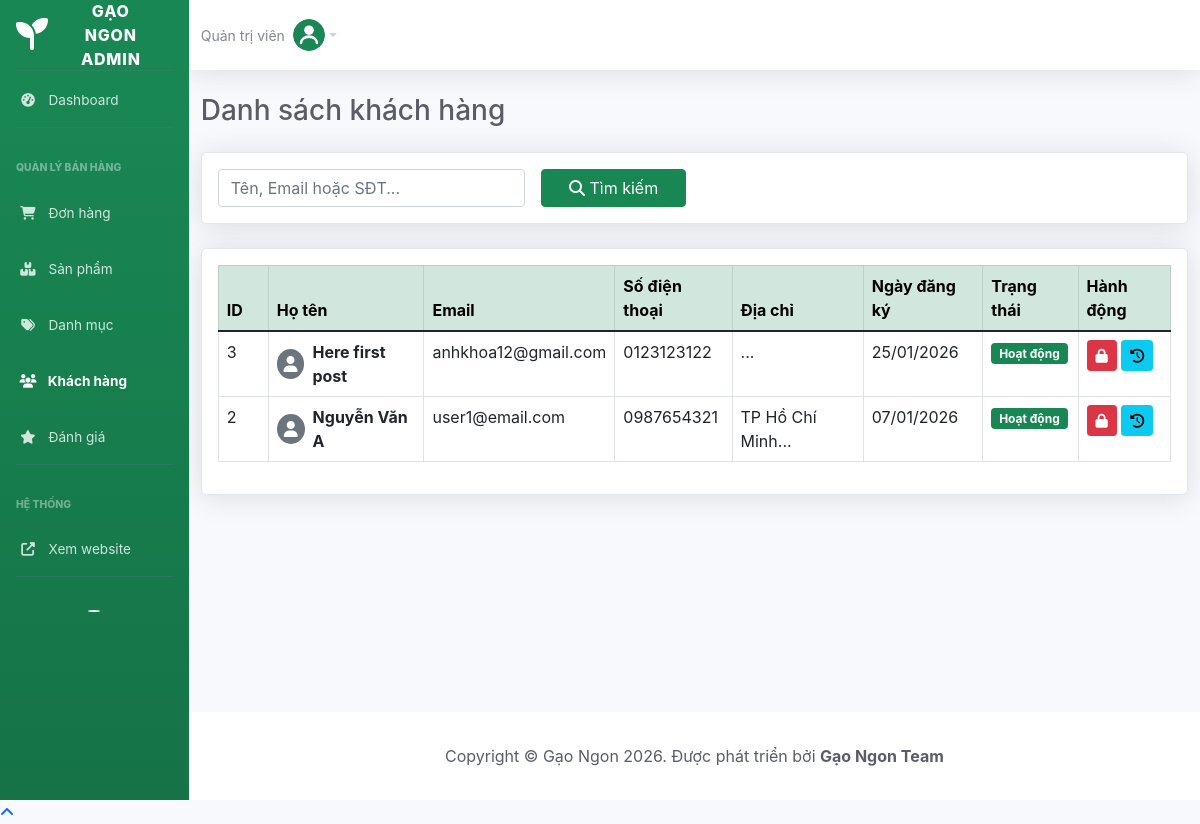
The page /admin/customers.php (signed in) on the database its author committed.
### tables this page shows
CREATE TABLE `users` (
  `id` int(11) NOT NULL,
  `username` varchar(50) NOT NULL,
  `email` varchar(100) NOT NULL,
  `password` varchar(255) NOT NULL,
  `full_name` varchar(100) DEFAULT NULL,
  `phone` varchar(20) DEFAULT NULL,
  `address` text DEFAULT NULL,
  `avatar` varchar(255) DEFAULT NULL,
  `role` enum('user','admin') DEFAULT 'user',
  `status` enum('active','inactive') DEFAULT 'active',
  `created_at` timestamp NOT NULL DEFAULT current_timestamp(),
  `updated_at` timestamp NOT NULL DEFAULT current_timestamp() ON UPDATE current_timestamp()
);

### includes/db.php (called while the page is built, shortened)
<?php
class Database {
    private static $instance = null;
    private $connection;
    public static function getInstance() {
        if (self::$instance === null) {
            self::$instance = new Database();
        }
        return self::$instance;
    }
    private function connect() {
        try {
            $this->connection = new mysqli(DB_HOST, DB_USER, DB_PASS, DB_NAME);
            $this->connection->set_charset(DB_CHARSET);
        } catch (Exception $e) {
            die($e->getMessage());
        }
    }
    public function query($sql, $params = []) {
        $stmt = $this->connection->prepare($sql);
        $stmt->execute();
        return $stmt;
    }
    public function select($sql, $params = []) {
        try {
            $stmt = $this->query($sql, $params);
            $result = $stmt->get_result();
            $rows = [];
            while ($row = $result->fetch_assoc()) {
                $rows[] = $row;
            }
            return $rows;
        } catch (Exception $e) {
            error_log("Database select error: " . $e->getMessage());
            return [];
        }
    }
    public function selectOne($sql, $params = []) {
        $rows = $this->select($sql, $params);
        return $rows[0] ?? null;
    }
}
?>

### includes/functions.php (called while the page is built, shortened)
<?php
class Functions {
    public static function paginate($totalItems, $currentPage, $itemsPerPage = ITEMS_PER_PAGE, $url = '') {
        $totalPages = ceil($totalItems / $itemsPerPage);
        $currentPage = max(1, min($currentPage, $totalPages));
        $pagination = [
            'total_items' => $totalItems,
            'total_pages' => $totalPages,
            'current_page' => $currentPage,
            'items_per_page' => $itemsPerPage,
            'offset' => ($currentPage - 1) * $itemsPerPage,
            'has_prev' => $currentPage > 1,
            'has_next' => $currentPage < $totalPages,
            'prev_page' => $currentPage - 1,
            'next_page' => $currentPage + 1
        ];
        return $pagination;
    }
}
?>

### admin/customers.php (the view, shortened to what this page needs)
<?php
$db = Database::getInstance();
require_once 'includes/header.php';
$page = $_GET['page'] ?? 1;
$limit = 15;
$keyword = $_GET['search'] ?? '';
$where = "role = 'user'";
$params = [];
$total_users = $db->selectOne("SELECT COUNT(*) as total FROM users WHERE $where", $params)['total'];
$pagination = Functions::paginate($total_users, $page, $limit);
$users = $db->select("
    SELECT * FROM users
    WHERE $where
    ORDER BY created_at DESC
    LIMIT $limit OFFSET {$pagination['offset']}",
    $params
);
?>
<div class="d-sm-flex align-items-center justify-content-between mb-4">
    <h1 class="h3 mb-0 text-gray-800">Danh sách khách hàng</h1>
</div>
<div class="card shadow mb-4">
    <div class="card-body">
        <form method="GET" action="" class="row g-3">
            <div class="col-md-4">
                <input type="text" class="form-control" name="search" placeholder="Tên, Email hoặc SĐT..." value="<?php echo htmlspecialchars($keyword); ?>">
            </div>
            <div class="col-md-2">
                <button type="submit" class="btn btn-success w-100"><i class="fas fa-search"></i> Tìm kiếm</button>
            </div>
        </form>
    </div>
</div>
<div class="card shadow mb-4">
    <div class="card-body">
        <div class="table-responsive">
            <table class="table table-bordered table-hover" width="100%" cellspacing="0">
                <thead class="table-success">
                    <tr>
                        <th width="50">ID</th>
                        <th>Họ tên</th>
                        <th>Email</th>
                        <th>Số điện thoại</th>
                        <th>Địa chỉ</th>
                        <th>Ngày đăng ký</th>
                        <th>Trạng thái</th>
                        <th>Hành động</th>
                    </tr>
                </thead>
                <tbody>
                    <?php if (empty($users)): ?>
                        <tr><td colspan="8" class="text-center">Không tìm thấy khách hàng nào.</td></tr>
                    <?php else: ?>
                        <?php foreach ($users as $user): ?>
                        <tr>
                            <td><?php echo $user['id']; ?></td>
                            <td>
                                <div class="d-flex align-items-center">
                                    <div class="rounded-circle bg-secondary text-white d-flex align-items-center justify-content-center me-2" style="width: 30px; height: 30px;">
                                        <i class="fas fa-user"></i>
                                    </div>
                                    <span class="fw-bold"><?php echo htmlspecialchars($user['full_name']); ?></span>
                                </div>
                            </td>
                            <td><?php echo htmlspecialchars($user['email']); ?></td>
                            <td><?php echo htmlspecialchars($user['phone']); ?></td>
                            <td><?php echo htmlspecialchars(substr($user['address'] ?? '', 0, 30)); ?>...</td>
                            <td><?php echo date('d/m/Y', strtotime($user['created_at'])); ?></td>
                            <td>
                                <?php if ($user['status'] == 'active'): ?>
                                    <span class="badge bg-success">Hoạt động</span>
                                <?php else: ?>
                                    <span class="badge bg-danger">Đã khóa</span>
                                <?php endif; ?>
                            </td>
                            <td>
                                <?php if ($user['status'] == 'active'): ?>
                                    <a href="customers.php?action=block&id=<?php echo $user['id']; ?>"
                                       class="btn btn-sm btn-danger confirm-delete"
                                       data-confirm="Bạn muốn khóa tài khoản này?"
                                       title="Khóa tài khoản">
                                        <i class="fas fa-lock"></i>
                                    </a>
                                <?php endif; ?>
                                <a href="orders.php?user_id=<?php echo $user['id']; ?>" class="btn btn-sm btn-info" title="Xem lịch sử mua hàng">
                                    <i class="fas fa-history"></i>
                                </a>
                            </td>
                        </tr>
                        <?php endforeach; ?>
                    <?php endif; ?>
                </tbody>
            </table>
        </div>
    </div>
</div>
<?php require_once 'includes/footer.php'; ?>

### admin/includes/header.php (style rules this page uses)
:root { --primary: #198754; --secondary: #858796; --success: #1cc88a; --info: #36b9cc; --warning: #f6c23e; --danger: #e74a3b; --light: #f8f9fc; --dark: #5a5c69; }
body { font-family: 'Nunito', -apple-system, BlinkMacSystemFont, "Segoe UI", Roboto, "Helvetica Neue", Arial, sans-serif; background-color: #f8f9fc; color: #5a5c69; overflow-x: hidden; }
.card { position: relative; display: flex; flex-direction: column; min-width: 0; word-wrap: break-word; background-color: #fff; background-clip: border-box; border: 1px solid #e3e6f0; border-radius: .35rem; }
.text-gray-800 { color: #5a5c69!important; }
.shadow { box-shadow: 0 .15rem 1.75rem 0 rgba(58,59,69,.15)!important; }

### rows shown on the page
users: id "3", full_name "Here first post", email "anhkhoa12@gmail.com", phone "0123123122", created_at "25/01/2026", status "Hoạt động"
users: id "2", full_name "Nguyễn Văn A", email "user1@email.com", phone "0987654321", address "TP Hồ Chí Minh", created_at "07/01/2026", status "Hoạt động"

### other values the page prints
$adminName "Quản trị viên"
